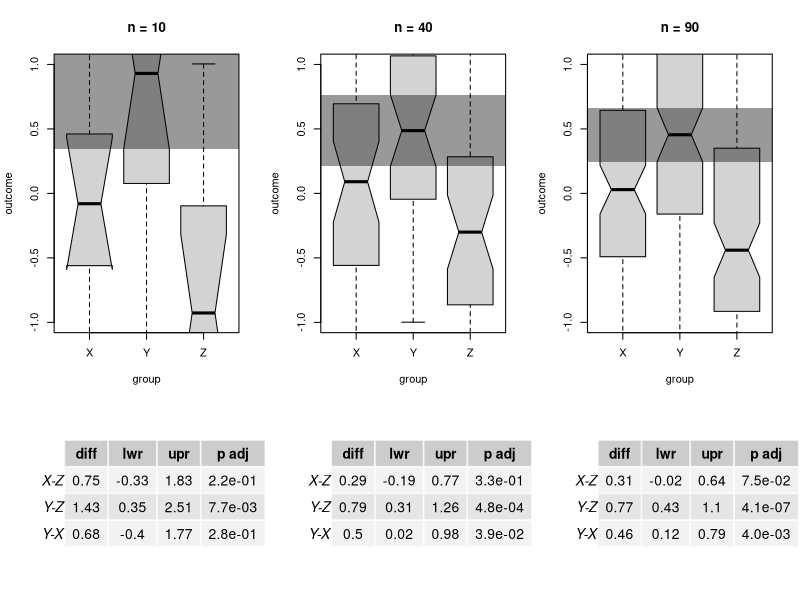

This chart was generated by the following R code:
## ---- chunk 1
knitr::opts_chunk$set(echo=TRUE, include = TRUE, warning=FALSE, message=FALSE)
## ---- chunk 2
library(gridBase)
library(gridExtra)
library(grid)

layout(matrix(c(1,1,2,3,3,4,5,5,6), nrow = 3, ncol = 3, byrow = F))


ns <- c(10,40,90)

for(i in seq_along(ns)){
    
    n <- ns[i]
    
    set.seed(123)
    
    x <- rnorm(n, 0)
    y <- rnorm(n, 0.55)
    z <- rnorm(n, -0.25)
    
    dat <- data.frame(outcome = c(x,y,z),
                      group = rep(c("X","Y","Z"), each = n))
    
    
    boxplot(outcome ~ group, data = dat, 
            notch = TRUE, ylim = c(-1,1),
            main = paste("n =", n))
    
    rect(xleft = 0, ybottom = median(y)-IQR(y, type = 2)*1.58/sqrt(n), 
         xright = 4, ytop = median(y)+IQR(y, type = 2)*1.58/sqrt(n), 
         border = NA, col = "#00000066")
    
    # fit anova
    fit <- aov(outcome ~ group, data = dat)
    
    # perform Tukey test
    tukey_results <- TukeyHSD(fit, ordered = TRUE)$group
    
    # formatting
    tukey_results[,1:3] <- round(tukey_results[,1:3], 2)
    tukey_results[,4] <- format(tukey_results[,4], digits = 2, scientific = T)
        
    # tricks to plot table
    frame()
    vps <- baseViewports()
    pushViewport(vps$inner, vps$figure, vps$plot)
    grob <-  tableGrob(tukey_results, theme=ttheme_default(base_size = 10))  
    grid.draw(grob)
    popViewport(3)
}
